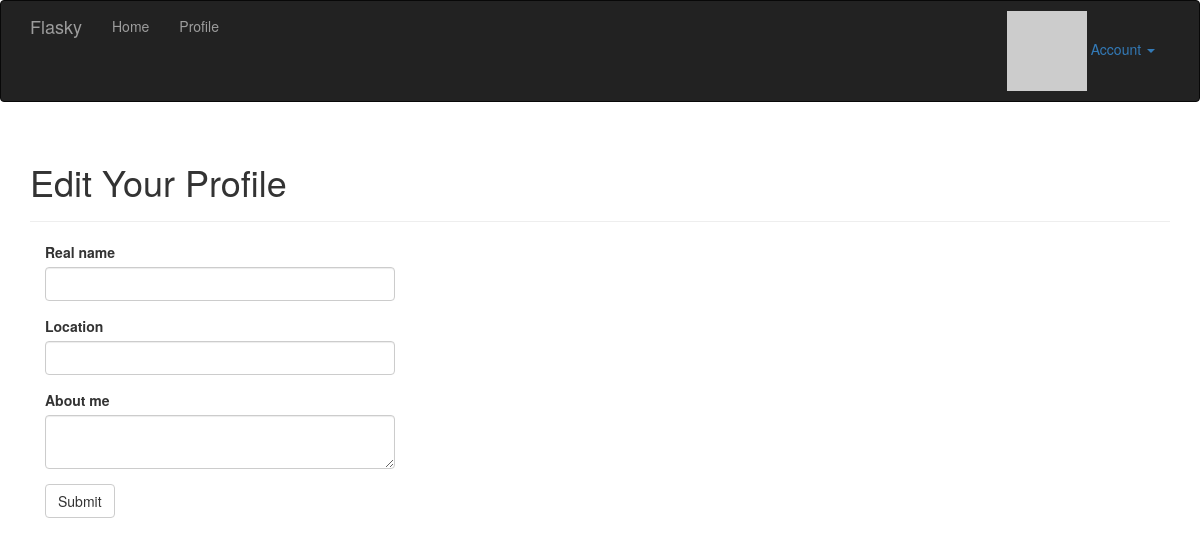
The app's page /edit-profile (signed in), older data.
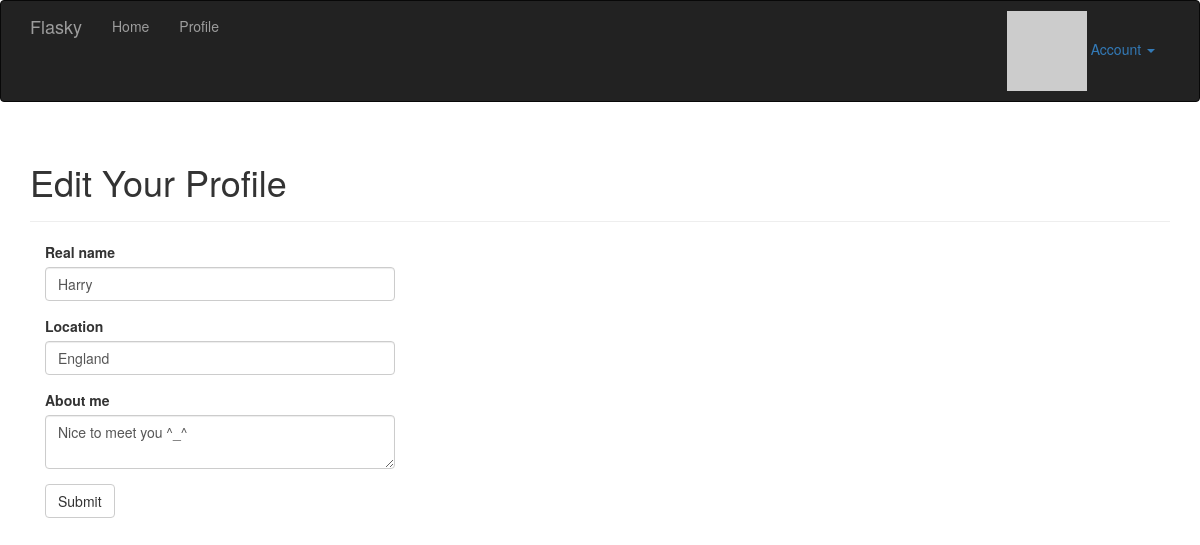
The same page, newer data.
### app/models.py (models this page shows, shortened)
class User(UserMixin, db.Model):
    __tablename__ = 'users'
    id = db.Column(db.Integer, primary_key=True)
    email = db.Column(db.String(64), unique=True, index=True)
    username = db.Column(db.String(64), unique=True, index=True)
    role_id = db.Column(db.Integer, db.ForeignKey('roles.id'))
    password_hash = db.Column(db.String(128))
    confirmed = db.Column(db.Boolean, default=False)
    name = db.Column(db.String(64))
    location = db.Column(db.String(64))
    about_me = db.Column(db.Text())
    member_since = db.Column(db.DateTime(), default=datetime.utcnow)
    last_seen = db.Column(db.DateTime(), default=datetime.utcnow)
    avatar_hash = db.Column(db.String(32))
    posts = db.relationship("Post", backref="author", lazy="dynamic")
    @property
    def password(self):
        raise AttributeError("password is not a readable attribute")
    def gravatar(self, size=100, default="identicon", rating="g"):
        if request.is_secure:
            url = "http://secure.gravatar.com/avatar"
        else:
            url = 'http://www.gravatar.com/avatar'
        hash = self.avatar_hash or hashlib.md5(self.email.encode("utf-8")).hexdigest()
        return '{url}/{hash}?s={size}&d={default}&r={rating}'.format(
            url=url, hash=hash, size=size, default=default, rating=rating)
    def ping(self):
        self.last_seen = datetime.utcnow()
        db.session.add(self)

### app/main/views.py (the view, shortened to what this page needs)
@main.route("/edit-profile", methods=["GET", "POST"])
@login_required
def edit_profile():
    form = EditProfileForm()
    form.name.data = current_user.name
    form.location.data = current_user.location
    form.about_me.data = current_user.about_me
    return render_template("edit_profile.html", form=form)

### app/main/forms.py
class EditProfileForm(FlaskForm):
    name = StringField("Real name", validators=[Length(0, 64)])
    location = StringField("Location", validators=[Length(0, 64)])
    about_me = TextAreaField("About me")
    submit = SubmitField("Submit")

### app/auth/views.py (called while the page is built)
@auth.before_app_request
def before_request():
    if current_user.is_authenticated:
        current_user.ping()
        if not current_user.confirmed \
                and request.endpoint[:5] != "auth.":
            return redirect(url_for("auth.unconfirmed"))

### app/main/__init__.py (called while the page is built)
@main.app_context_processor
def inject_permissions():
    return dict(Permission=Permission)

### app/models.py (called while the page is built)
@login_manager.user_loader
def load_user(user_id):
    return User.query.get(int(user_id))

### app/templates/edit_profile.html (shortened to what this page needs)
{% extends "base.html" %}
{% import "bootstrap/wtf.html" as wtf %}
{% block page_content %}
    <div class="page-header">
        <h1>
            Edit Your Profile
        </h1>
    </div>
    <div class="col-md-4">
        {{wtf.quick_form(form)}}
    </div>
{% endblock %}

Row changes from the older to the newer data that the page shows:
now on this page (row edited): User: name "Harry", location "England", about_me "Nice to meet you ^_^"
